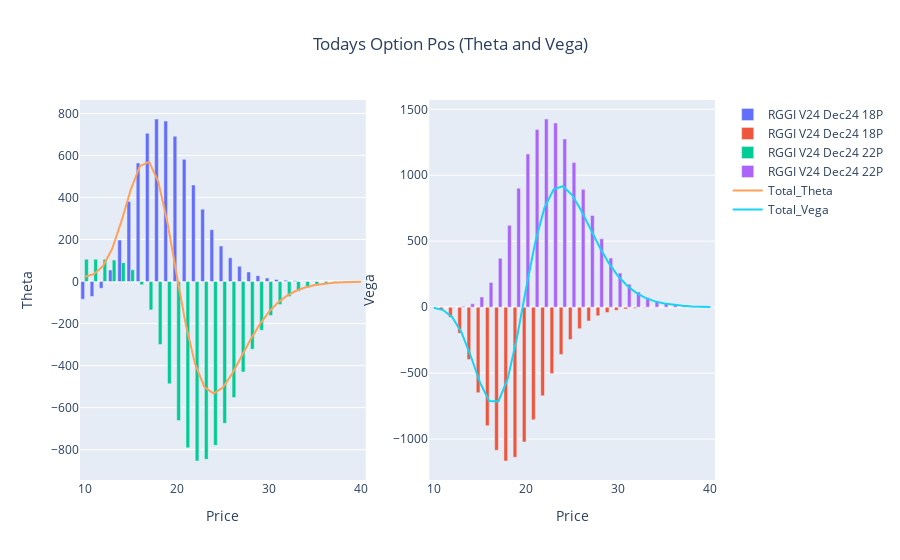

Source (notebook cell):
### Code cell
fig_t = go.Figure()
for i in list(t)[1:-1]:
    fig_t.add_trace(go.Bar(x=t.Price, y=t[i], name=i, base=0))

fig_t.add_trace(go.Scatter(x=t.Price, y=t.Option_Theta, mode='lines', name='Total_Theta'))


#~~~~~~~~~~~~~~~~~~~~~~~~~~~~~~~~~~~~~~~~~~~~~~~~~~~~~~~~~~~~~~~~~~~~~~~~~~~~~~~~~
fig_v = go.Figure()
for i in list(v)[1:-1]:
    fig_v.add_trace(go.Bar(x=v.Price, y=v[i], name=i, base=0))

fig_v.add_trace(go.Scatter(x=v.Price, y=v.Option_Vega, mode='lines', name='Total_Vega'))

#~~~~~~~~~~~~~~~~~~~~~~~~~~~~~~~~~~~~~~~~~~~~~~~~~~~~~~~~~~~~~~~~~~~~~~~~~~~~~~~~
fig = make_subplots(rows=1, cols=2)
for i in range(0,len(fig_p.data)):
    fig.add_trace(fig_t.data[i], row=1, col=1)
    fig.add_trace(fig_v.data[i], row=1, col=2)
    
#fig.update_layout(title={'text': 'Todays Option Pos (Theta and Vega)','x': 0.5,'xanchor': 'center'}, barmode='stack')
fig.update_layout(title={'text': 'Todays Option Pos (Theta and Vega)','x': 0.5,'xanchor': 'center'})

fig.update_xaxes(title_text="Price", row=1, col=1)
fig.update_yaxes(title_text="Theta", row=1, col=1)
fig.update_xaxes(title_text="Price", row=1, col=2)
fig.update_yaxes(title_text="Vega", row=1, col=2)    
fig.show()

### Figure 1 — Plotly figure (JSON) as saved in the notebook; plotly's stock layout.template omitted (floating-point values rounded to 4 significant figures)
{"data": [{"base": 0, "name": "RGGI V24 Dec24 18P", "type": "bar", "x": [10, 11, 12, 13, 14, 15, 16, 17, 18, 19, 20, 21, 22, 23, 24, 25, 26, 27, 28, 29, 30, 31, 32, 33, 34, 35, 36, 37, 38, 39, 40], "xaxis": "x", "y": [-83.99, -71.31, -32.01, 54.52, 197.4, 380.4, 564.5, 705.4, 773.6, 763.9, 691.4, 581.6, 459.7, 344.4, 246.5, 169.5, 112.6, 72.61, 45.6, 27.99, 16.84, 9.958, 5.798, 3.331, 1.892, 1.063, 0.5923, 0.3275, 0.1798, 0.09818, 0.05334], "yaxis": "y"}, {"base": 0, "name": "RGGI V24 Dec24 18P", "type": "bar", "x": [10, 11, 12, 13, 14, 15, 16, 17, 18, 19, 20, 21, 22, 23, 24, 25, 26, 27, 28, 29, 30, 31, 32, 33, 34, 35, 36, 37, 38, 39, 40], "xaxis": "x2", "y": [-4.278, -22.07, -77.1, -197.8, -396.1, -648.1, -898.4, -1085.0, -1166.0, -1138.0, -1021.0, -854.4, -672.4, -502.3, -358.5, -246.1, -163.2, -105.1, -65.93, -40.43, -24.31, -14.36, -8.357, -4.798, -2.723, -1.53, -0.852, -0.4708, -0.2585, -0.1411, -0.07662], "yaxis": "y2"}, {"base": 0, "name": "RGGI V24 Dec24 22P", "type": "bar", "x": [10, 11, 12, 13, 14, 15, 16, 17, 18, 19, 20, 21, 22, 23, 24, 25, 26, 27, 28, 29, 30, 31, 32, 33, 34, 35, 36, 37, 38, 39, 40], "xaxis": "x", "y": [106.4, 106.3, 105.7, 102.3, 89.85, 55.96, -15.34, -135.1, -299.7, -486.8, -662.0, -791.6, -854.3, -846.5, -779.8, -674.5, -552.2, -430.8, -322.0, -231.9, -161.5, -109.1, -71.85, -46.19, -29.08, -17.96, -10.91, -6.523, -3.849, -2.243, -1.293], "yaxis": "y"}, {"base": 0, "name": "RGGI V24 Dec24 22P", "type": "bar", "x": [10, 11, 12, 13, 14, 15, 16, 17, 18, 19, 20, 21, 22, 23, 24, 25, 26, 27, 28, 29, 30, 31, 32, 33, 34, 35, 36, 37, 38, 39, 40], "xaxis": "x2", "y": [0.008465, 0.1264, 1.106, 6.312, 25.52, 77.72, 187.2, 370.3, 620.2, 901.8, 1161.0, 1347.0, 1427.0, 1396.0, 1275.0, 1096.0, 893.4, 694.5, 517.8, 372.0, 258.5, 174.5, 114.7, 73.66, 46.32, 28.59, 17.35, 10.37, 6.114, 3.562, 2.052], "yaxis": "y2"}, {"mode": "lines", "name": "Total_Theta", "type": "scatter", "x": [10, 11, 12, 13, 14, 15, 16, 17, 18, 19, 20, 21, 22, 23, 24, 25, 26, 27, 28, 29, 30, 31, 32, 33, 34, 35, 36, 37, 38, 39, 40], "xaxis": "x", "y": [22.38, 34.98, 73.65, 156.8, 287.2, 436.4, 549.1, 570.3, 474.0, 277.1, 29.44, -210.0, -394.6, -502.0, -533.3, -504.9, -439.5, -358.1, -276.4, -203.9, -144.6, -99.19, -66.05, -42.86, -27.18, -16.89, -10.31, -6.195, -3.669, -2.145, -1.24], "yaxis": "y"}, {"mode": "lines", "name": "Total_Vega", "type": "scatter", "x": [10, 11, 12, 13, 14, 15, 16, 17, 18, 19, 20, 21, 22, 23, 24, 25, 26, 27, 28, 29, 30, 31, 32, 33, 34, 35, 36, 37, 38, 39, 40], "xaxis": "x2", "y": [-4.27, -21.95, -75.99, -191.5, -370.5, -570.4, -711.2, -714.4, -546.2, -236.0, 139.8, 492.5, 754.2, 894.0, 916.8, 850.3, 730.2, 589.4, 451.8, 331.5, 234.2, 160.1, 106.4, 68.86, 43.6, 27.06, 16.49, 9.897, 5.855, 3.421, 1.976], "yaxis": "y2"}], "layout": {"title": {"text": "Todays Option Pos (Theta and Vega)", "x": 0.5, "xanchor": "center"}, "xaxis": {"anchor": "y", "domain": [0, 0.45], "title": {"text": "Price"}}, "xaxis2": {"anchor": "y2", "domain": [0.55, 1], "title": {"text": "Price"}}, "yaxis": {"anchor": "x", "domain": [0, 1], "title": {"text": "Theta"}}, "yaxis2": {"anchor": "x2", "domain": [0, 1], "title": {"text": "Vega"}}}}
